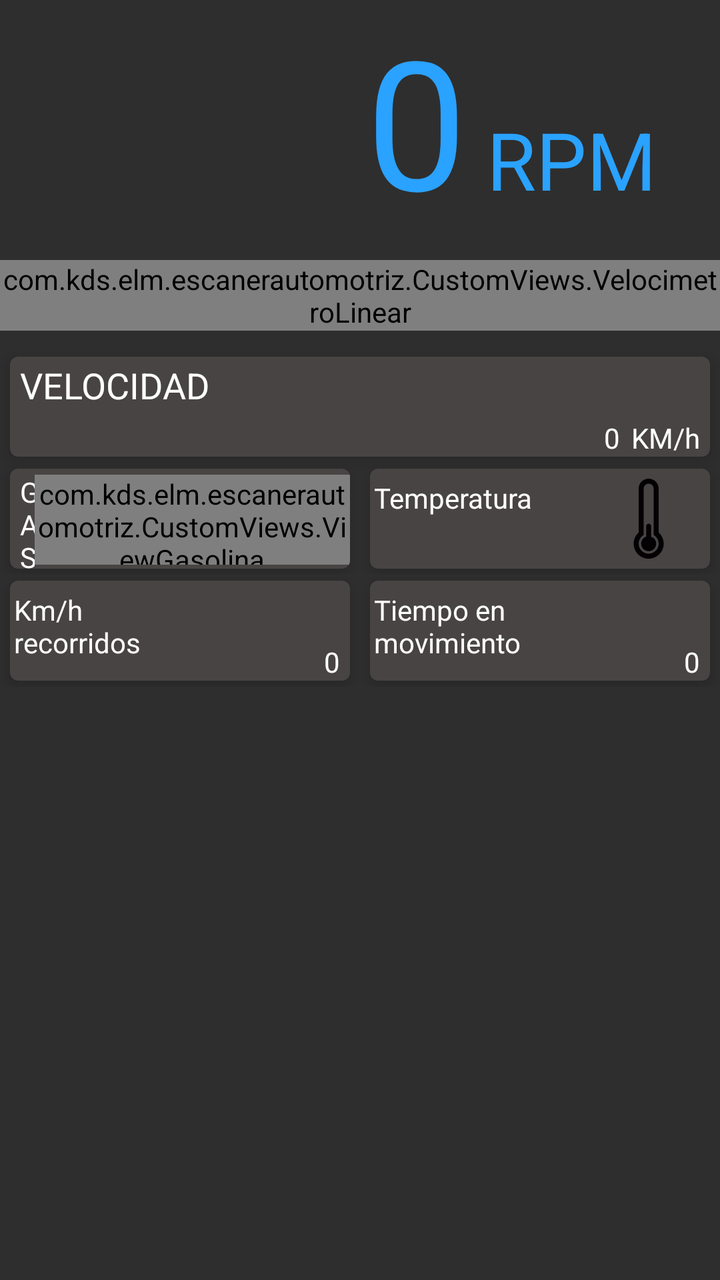
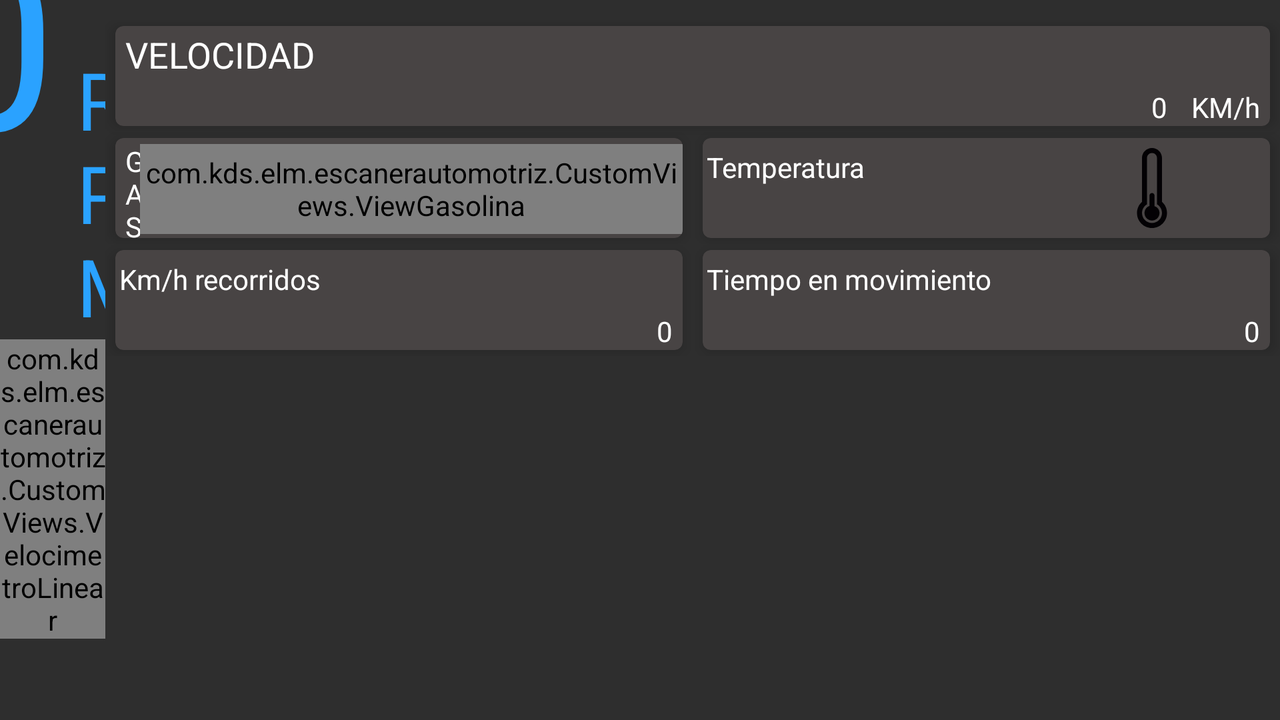

Two renders of one Android screen. The first uses the default layout on a phone; the second uses the alternative layout the repository ships for a different screen configuration, on a matching device. The two XML files are below.
<!-- AndroidManifest.xml: application theme AppTheme -->
<!-- res/layout/fragment_grafica_principal.xml -->
<?xml version="1.0" encoding="utf-8"?>
<LinearLayout xmlns:android="http://schemas.android.com/apk/res/android"
    android:layout_width="match_parent"
    android:layout_height="match_parent"
    android:orientation="vertical"
    android:background="@color/colorBackground"
    android:weightSum="1">




    <LinearLayout
        android:orientation="horizontal"
        android:layout_width="match_parent"
        android:layout_height="wrap_content"
        android:gravity="bottom|center_horizontal"
        android:layout_gravity="bottom">

        <TextView
            android:layout_width="0dp"
            android:layout_height="wrap_content"
            android:textAppearance="?android:attr/textAppearanceLarge"
            android:text="0"
            android:id="@+id/txtRPM"
            android:layout_marginTop="10dp"
            android:textColor="@color/colorLetraAzul"
            android:textSize="90dp"
            android:layout_weight="2"
            android:gravity="right" />

        <TextView
            android:layout_width="0dp"
            android:layout_height="wrap_content"
            android:textAppearance="?android:attr/textAppearanceMedium"
            android:text="RPM"
            android:id="@+id/txtTitleRpm"
            android:textColor="@color/colorLetraAzul"
            android:layout_marginLeft="10dp"
            android:textSize="40dp"
            android:layout_weight="1" />
    </LinearLayout>


    <com.kds.elm.escanerautomotriz.CustomViews.VelocimetroLinear
        android:layout_width="match_parent"
        android:layout_height="wrap_content"
        android:id="@+id/VelocimetroRPM" />

    <LinearLayout
        android:layout_width="match_parent"
        android:layout_height="wrap_content"
        android:orientation="vertical"
        android:layout_marginTop="10dp">

        <android.support.v7.widget.CardView
            android:layout_column="0"
            android:layout_row="0"
            android:layout_width="match_parent"
            android:layout_height="50dp"
            style="@style/CardViewStyle1"
            android:layout_columnSpan="2"
            android:layout_weight="2">

            <LinearLayout
                android:layout_width="match_parent"
                android:layout_height="match_parent"
                android:orientation="horizontal">

                <TextView
                    android:layout_width="wrap_content"
                    android:layout_height="wrap_content"
                    android:text="VELOCIDAD"
                    android:id="@+id/txtTitVelocidad"
                    android:textColor="#fff"
                    android:textSize="18dp"
                    android:layout_weight="5"
                    android:layout_marginLeft="5dp"
                    android:layout_marginTop="2dp" />
                <TextView
                    android:layout_width="wrap_content"
                    android:layout_height="wrap_content"
                    android:id="@+id/txtVelocidad"
                    android:text="0"
                    android:layout_gravity="bottom"
                    android:layout_weight="2"
                    android:gravity="right"
                    android:textColor="#fff" />
                <TextView
                    android:layout_width="wrap_content"
                    android:layout_height="wrap_content"
                    android:text="KM/h"
                    android:layout_gravity="bottom"
                    android:layout_weight="0.2"
                    android:gravity="right"
                    android:textColor="#fff"
                    android:layout_marginRight="5dp" />
            </LinearLayout>

        </android.support.v7.widget.CardView>

        <LinearLayout
            android:layout_width="match_parent"
            android:layout_height="wrap_content"
            android:orientation="horizontal"
            android:layout_weight="2">

            <android.support.v7.widget.CardView
                android:layout_column="0"
                android:layout_row="1"
                android:layout_height="50dp"
                style="@style/CardViewStyle1"
                android:layout_columnWeight=".5"
                android:layout_width="0dp"
                android:layout_weight="1">

                <LinearLayout
                    android:layout_width="match_parent"
                    android:layout_height="match_parent"
                    android:orientation="horizontal">

                    <LinearLayout
                        android:orientation="vertical"
                        android:layout_width="wrap_content"
                        android:layout_height="match_parent"
                        android:layout_weight="5">

                        <TextView
                            android:layout_width="match_parent"
                            android:layout_height="wrap_content"
                            android:text="GASOLINA"
                            android:textColor="#fff"
                            android:layout_weight="1"
                            android:layout_marginLeft="5dp"
                            android:layout_marginTop="2dp" />

                        <TextView
                            android:layout_width="match_parent"
                            android:layout_height="wrap_content"
                            android:text="Información no disponible"
                            android:textColor="#fff"
                            android:layout_marginLeft="5dp"
                            android:visibility="gone" />

                    </LinearLayout>

                    <com.kds.elm.escanerautomotriz.CustomViews.ViewGasolina
                        android:layout_width="wrap_content"
                        android:layout_height="match_parent"
                        android:layout_weight="1"
                        android:layout_marginTop="3dp"
                        android:layout_marginBottom="2dp"
                        android:id="@+id/cvGasolina" />

                </LinearLayout>
            </android.support.v7.widget.CardView>

            <android.support.v7.widget.CardView
                android:layout_column="1"
                android:layout_row="1"
                android:layout_height="50dp"
                style="@style/CardViewStyle1"
                android:layout_columnWeight=".5"
                android:layout_width="0dp"
                android:layout_weight="1">

                <LinearLayout
                    android:layout_width="match_parent"
                    android:layout_height="match_parent"
                    android:orientation="horizontal">
                    <TextView
                        android:layout_width="wrap_content"
                        android:layout_height="wrap_content"
                        android:text="Temperatura"
                        android:layout_weight="1"
                        android:textColor="#fff"
                        android:layout_marginLeft="2dp"
                        android:layout_marginTop="5dp" />
                    <ImageView
                        android:layout_width="wrap_content"
                        android:layout_height="match_parent"
                        android:id="@+id/imgTermometro"
                        android:layout_weight="1"
                        android:src="@drawable/ic_termometro_frio"
                        android:padding="5dp" />
                </LinearLayout>
            </android.support.v7.widget.CardView>

        </LinearLayout>

        <LinearLayout
            android:layout_width="match_parent"
            android:layout_height="wrap_content"
            android:layout_weight="2"
            android:orientation="horizontal">
            <android.support.v7.widget.CardView
                android:layout_width="match_parent"
                android:layout_height="50dp"
                android:layout_weight="1"
                style="@style/CardViewStyle1">
                <LinearLayout
                    android:layout_width="match_parent"
                    android:layout_height="match_parent"
                    android:orientation="horizontal">

                    <TextView
                        android:layout_width="0dp"
                        android:layout_height="match_parent"
                        android:layout_weight="1"
                        android:text="Km/h recorridos"
                        android:textColor="#fff"
                        android:layout_marginLeft="2dp"
                        android:layout_marginTop="5dp" />

                    <TextView
                        android:layout_width="0dp"
                        android:layout_height="match_parent"
                        android:layout_weight="1"
                        android:text="0"
                        android:textColor="#fff"
                        android:id="@+id/txtKMrecorridos"
                        android:gravity="bottom|right"
                        android:layout_marginRight="5dp" />

                </LinearLayout>
            </android.support.v7.widget.CardView>

            <android.support.v7.widget.CardView
                android:layout_width="match_parent"
                android:layout_height="50dp"
                style="@style/CardViewStyle1"
                android:layout_weight="1">
                <LinearLayout
                    android:layout_width="match_parent"
                    android:layout_height="match_parent"
                    android:orientation="horizontal">

                    <TextView
                        android:layout_width="0dp"
                        android:layout_height="match_parent"
                        android:layout_weight="1"
                        android:text="Tiempo en movimiento"
                        android:textColor="#fff"
                        android:layout_marginLeft="2dp"
                        android:layout_marginTop="5dp" />

                    <TextView
                        android:layout_width="0dp"
                        android:layout_height="match_parent"
                        android:layout_weight="1"
                        android:text="0"
                        android:textColor="#fff"
                        android:id="@+id/txtTiempoMovimiento"
                        android:gravity="bottom|right"
                        android:layout_marginRight="5dp" />

                </LinearLayout>
            </android.support.v7.widget.CardView>
        </LinearLayout>

    </LinearLayout>

</LinearLayout>
<!-- resources referenced by this layout -->
<resources>
  <color name="colorBackground">#2e2e2e</color>
  <color name="colorLetraAzul">#2aa2ff</color>
  <!-- drawable ic_termometro_frio (drawable) -->
  <vector android:height="24dp" android:viewportHeight="32.0"
      android:viewportWidth="32.0" android:width="24dp" xmlns:android="http://schemas.android.com/apk/res/android">
      <path android:fillColor="#030104" android:pathData="M20,21.53V4.01C20,1.79 18.2,0 16,0c-2.21,0 -4,1.79 -4,4.01v17.52c-1.23,1.1 -2,2.7 -2,4.47c0,3.31 2.69,6 6,6c3.31,0 6,-2.69 6,-6C22,24.22 21.23,22.63 20,21.53zM16,30c-2.21,0 -4,-1.79 -4,-4c0,-1.48 0.81,-2.77 2,-3.46V4.01C14,2.9 14.9,2 16,2c1.11,0 2,0.9 2,2.01v18.53c1.2,0.69 2,1.98 2,3.46C20,28.21 18.21,30 16,30z"/>
      <path android:fillColor="#030104"
          android:pathData="M16.99,23.17C17,23.11 17,23.06 17,
          23.01v-4.02C17,18.44 16.56,18 16,18c-0.55,
          0 -1,0.45 -1,0.99v4.02c0,0.05 0,0.11 0.01,0.16C13.84,
          23.57 13,24.69 13,26c0,1.66 1.34,3 3,3s3,-1.34 3,-3C19,
          24.69 18.16,23.57 16.99,23.30z"/>
  </vector>
  <!-- from res/values-v21/ -->
  <style name="CardViewStyle1" parent="CardView">
          <item name="android:layout_marginTop">3dp</item>
          <item name="android:layout_marginBottom">3dp</item>
          <item name="android:layout_marginLeft">5dp</item>
          <item name="android:layout_marginRight">5dp</item>
          <item name="cardCornerRadius">4dp</item>
          <item name="cardElevation">4dp</item>
          <item name="cardBackgroundColor">@color/colorBackgroundCardView</item>
      </style>
  <style name="AppTheme" parent="Theme.AppCompat.Light.DarkActionBar">
          
          <item name="colorPrimary">@color/colorPrimary</item>
          <item name="colorPrimaryDark">@color/colorPrimaryDark</item>
          <item name="colorAccent">@color/colorAccent</item>
      </style>
  <color name="colorBackgroundCardView">#484444</color>
  <color name="colorPrimary">#3F51B5</color>
  <color name="colorPrimaryDark">#303f9f</color>
  <color name="colorAccent">#FF4081</color>
</resources>
<!-- res/layout-land/fragment_grafica_principal.xml (the repository's variant of the layout above) -->
<!-- drawn on the phone turned sideways -->
<?xml version="1.0" encoding="utf-8"?>
<LinearLayout xmlns:android="http://schemas.android.com/apk/res/android"
    android:layout_width="match_parent"
    android:layout_height="match_parent"
    android:orientation="horizontal"
    android:background="@color/colorBackground"
    android:weightSum="1"
    android:baselineAligned="false">

    <LinearLayout
        android:orientation="vertical"
        android:layout_width="wrap_content"
        android:layout_height="match_parent"
        android:layout_weight="1">

        <LinearLayout
            android:orientation="horizontal"
            android:layout_width="match_parent"
            android:layout_height="wrap_content"
            android:gravity="bottom|center_horizontal"
            android:layout_gravity="bottom">

            <TextView
                android:layout_width="0dp"
                android:layout_height="wrap_content"
                android:textAppearance="?android:attr/textAppearanceLarge"
                android:text="@string/_0"
                android:id="@+id/txtRPM"
                android:layout_marginTop="10dp"
                android:textColor="@color/colorLetraAzul"
                android:textSize="120sp"
                android:layout_weight="2"
                android:gravity="right" />

            <TextView
                android:layout_width="0dp"
                android:layout_height="wrap_content"
                android:textAppearance="?android:attr/textAppearanceMedium"
                android:text="@string/rpm"
                android:id="@+id/txtTitleRpm"
                android:textColor="@color/colorLetraAzul"
                android:layout_marginLeft="10dp"
                android:textSize="40sp"
                android:layout_weight="1" />
        </LinearLayout>

        <com.kds.elm.escanerautomotriz.CustomViews.VelocimetroLinear
            android:layout_width="match_parent"
            android:layout_height="wrap_content"
            android:id="@+id/VelocimetroRPM" />
    </LinearLayout>

    <LinearLayout
        android:layout_width="wrap_content"
        android:layout_height="match_parent"
        android:orientation="vertical"
        android:layout_marginTop="10dp"
        android:layout_weight="1">

        <android.support.v7.widget.CardView
            android:layout_width="match_parent"
            android:layout_height="50dp"
            style="@style/CardViewStyle1">

            <LinearLayout
                android:layout_width="match_parent"
                android:layout_height="match_parent"
                android:orientation="horizontal">

                <TextView
                    android:layout_width="wrap_content"
                    android:layout_height="wrap_content"
                    android:text="@string/velocidad"
                    android:id="@+id/txtTitVelocidad"
                    android:textColor="#fff"
                    android:textSize="18sp"
                    android:layout_weight="5"
                    android:layout_marginLeft="5dp"
                    android:layout_marginTop="2dp" />
                <TextView
                    android:layout_width="wrap_content"
                    android:layout_height="wrap_content"
                    android:id="@+id/txtVelocidad"
                    android:text="@string/_0"
                    android:layout_gravity="bottom"
                    android:layout_weight="2"
                    android:gravity="right"
                    android:textColor="#fff" />
                <TextView
                    android:layout_width="wrap_content"
                    android:layout_height="wrap_content"
                    android:text="@string/km_h"
                    android:layout_gravity="bottom"
                    android:layout_weight="0.2"
                    android:gravity="right"
                    android:textColor="#fff"
                    android:layout_marginRight="5dp" />
            </LinearLayout>

        </android.support.v7.widget.CardView>

        <LinearLayout
            android:layout_width="match_parent"
            android:layout_height="wrap_content"
            android:orientation="horizontal">

            <android.support.v7.widget.CardView
                android:layout_height="50dp"
                style="@style/CardViewStyle1"
                android:layout_columnWeight=".5"
                android:layout_width="0dp"
                android:layout_weight="1">

                <LinearLayout
                    android:layout_width="match_parent"
                    android:layout_height="match_parent"
                    android:orientation="horizontal">

                    <LinearLayout
                        android:orientation="vertical"
                        android:layout_width="wrap_content"
                        android:layout_height="match_parent"
                        android:layout_weight="5">

                        <TextView
                            android:layout_width="match_parent"
                            android:layout_height="0dp"
                            android:text="@string/gasolina"
                            android:textColor="#fff"
                            android:layout_weight="1"
                            android:layout_marginLeft="5dp"
                            android:layout_marginTop="2dp" />

                        <TextView
                            android:layout_width="match_parent"
                            android:layout_height="wrap_content"
                            android:text="@string/informaci_n_no_disponible"
                            android:textColor="#fff"
                            android:layout_marginLeft="5dp"
                            android:visibility="gone" />

                    </LinearLayout>

                    <com.kds.elm.escanerautomotriz.CustomViews.ViewGasolina
                        android:layout_width="wrap_content"
                        android:layout_height="match_parent"
                        android:layout_weight="1"
                        android:layout_marginTop="3dp"
                        android:layout_marginBottom="2dp"
                        android:id="@+id/cvGasolina" />

                </LinearLayout>
            </android.support.v7.widget.CardView>

            <android.support.v7.widget.CardView
                android:layout_height="50dp"
                style="@style/CardViewStyle1"
                android:layout_columnWeight=".5"
                android:layout_width="0dp"
                android:layout_weight="1">

                <LinearLayout
                    android:layout_width="match_parent"
                    android:layout_height="match_parent"
                    android:orientation="horizontal">
                    <TextView
                        android:layout_width="wrap_content"
                        android:layout_height="wrap_content"
                        android:text="@string/temperatura"
                        android:layout_weight="1"
                        android:textColor="#fff"
                        android:layout_marginLeft="2dp"
                        android:layout_marginTop="5dp" />
                    <ImageView
                        android:layout_width="wrap_content"
                        android:layout_height="match_parent"
                        android:id="@+id/imgTermometro"
                        android:layout_weight="1"
                        android:src="@drawable/ic_termometro_frio"
                        android:padding="5dp"
                        android:contentDescription="@string/imgDescripcion"/>
                </LinearLayout>
            </android.support.v7.widget.CardView>

        </LinearLayout>

        <LinearLayout
            android:layout_width="match_parent"
            android:layout_height="wrap_content"
            android:orientation="horizontal">
            <android.support.v7.widget.CardView
                android:layout_width="match_parent"
                android:layout_height="50dp"
                android:layout_weight="1"
                style="@style/CardViewStyle1">
                <LinearLayout
                    android:layout_width="match_parent"
                    android:layout_height="match_parent"
                    android:orientation="horizontal">

                    <TextView
                        android:layout_width="0dp"
                        android:layout_height="match_parent"
                        android:layout_weight="1.5"
                        android:text="@string/km_h_recorridos"
                        android:textColor="#fff"
                        android:layout_marginLeft="2dp"
                        android:layout_marginTop="5dp" />

                    <TextView
                        android:layout_width="0dp"
                        android:layout_height="match_parent"
                        android:layout_weight="1"
                        android:text="@string/_0"
                        android:textColor="#fff"
                        android:id="@+id/txtKMrecorridos"
                        android:gravity="bottom|right"
                        android:layout_marginRight="5dp" />

                </LinearLayout>
            </android.support.v7.widget.CardView>

            <android.support.v7.widget.CardView
                android:layout_width="match_parent"
                android:layout_height="50dp"
                style="@style/CardViewStyle1"
                android:layout_weight="1">
                <LinearLayout
                    android:layout_width="match_parent"
                    android:layout_height="match_parent"
                    android:orientation="horizontal">

                    <TextView
                        android:layout_width="0dp"
                        android:layout_height="match_parent"
                        android:layout_weight="1.5"
                        android:text="@string/tiempo_en_movimiento"
                        android:textColor="#fff"
                        android:layout_marginLeft="2dp"
                        android:layout_marginTop="5dp" />

                    <TextView
                        android:layout_width="0dp"
                        android:layout_height="match_parent"
                        android:layout_weight="1"
                        android:text="@string/_0"
                        android:textColor="#fff"
                        android:id="@+id/txtTiempoMovimiento"
                        android:gravity="bottom|right"
                        android:layout_marginRight="5dp" />

                </LinearLayout>
            </android.support.v7.widget.CardView>
        </LinearLayout>

    </LinearLayout>

</LinearLayout>
<!-- resources referenced by the variant -->
<!-- as the phone turned sideways resolves them -->
<resources>
  <color name="colorBackground">#2e2e2e</color>
  <color name="colorLetraAzul">#2aa2ff</color>
  <!-- drawable ic_termometro_frio (drawable) -->
  <vector android:height="24dp" android:viewportHeight="32.0"
      android:viewportWidth="32.0" android:width="24dp" xmlns:android="http://schemas.android.com/apk/res/android">
      <path android:fillColor="#030104" android:pathData="M20,21.53V4.01C20,1.79 18.2,0 16,0c-2.21,0 -4,1.79 -4,4.01v17.52c-1.23,1.1 -2,2.7 -2,4.47c0,3.31 2.69,6 6,6c3.31,0 6,-2.69 6,-6C22,24.22 21.23,22.63 20,21.53zM16,30c-2.21,0 -4,-1.79 -4,-4c0,-1.48 0.81,-2.77 2,-3.46V4.01C14,2.9 14.9,2 16,2c1.11,0 2,0.9 2,2.01v18.53c1.2,0.69 2,1.98 2,3.46C20,28.21 18.21,30 16,30z"/>
      <path android:fillColor="#030104"
          android:pathData="M16.99,23.17C17,23.11 17,23.06 17,
          23.01v-4.02C17,18.44 16.56,18 16,18c-0.55,
          0 -1,0.45 -1,0.99v4.02c0,0.05 0,0.11 0.01,0.16C13.84,
          23.57 13,24.69 13,26c0,1.66 1.34,3 3,3s3,-1.34 3,-3C19,
          24.69 18.16,23.57 16.99,23.30z"/>
  </vector>
  <string name="_0">0</string>
  <string name="gasolina">GASOLINA</string>
  <string name="imgDescripcion">Descripcion</string>
  <string name="informaci_n_no_disponible">Información no disponible</string>
  <string name="km_h">KM/h</string>
  <string name="km_h_recorridos">Km/h recorridos</string>
  <string name="rpm">RPM</string>
  <string name="temperatura">Temperatura</string>
  <string name="tiempo_en_movimiento">Tiempo en movimiento</string>
  <string name="velocidad">VELOCIDAD</string>
  <!-- from res/values-v21/ -->
  <style name="CardViewStyle1" parent="CardView">
          <item name="android:layout_marginTop">3dp</item>
          <item name="android:layout_marginBottom">3dp</item>
          <item name="android:layout_marginLeft">5dp</item>
          <item name="android:layout_marginRight">5dp</item>
          <item name="cardCornerRadius">4dp</item>
          <item name="cardElevation">4dp</item>
          <item name="cardBackgroundColor">@color/colorBackgroundCardView</item>
      </style>
  <style name="AppTheme" parent="Theme.AppCompat.Light.DarkActionBar">
          
          <item name="colorPrimary">@color/colorPrimary</item>
          <item name="colorPrimaryDark">@color/colorPrimaryDark</item>
          <item name="colorAccent">@color/colorAccent</item>
      </style>
  <color name="colorBackgroundCardView">#484444</color>
  <color name="colorPrimary">#3F51B5</color>
  <color name="colorPrimaryDark">#303f9f</color>
  <color name="colorAccent">#FF4081</color>
</resources>
